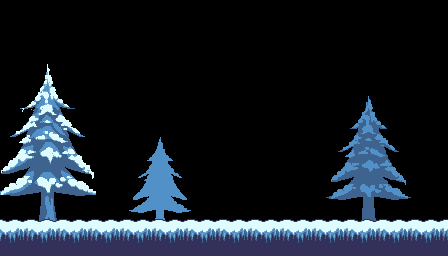

This is a level from a 2D game, rendered from its Tiled map with the project's own tilesets. A one-line summary and the complete map file follow:
An orthogonal 14x8 tile map with 32x32 px tiles, 3 tile layers (Trees, Block, Details) and 1 object.

<map version="1.0" orientation="orthogonal" renderorder="right-down" width="14" height="8" tilewidth="32" tileheight="32" nextobjectid="6">
 <tileset firstgid="1" name="tile" tilewidth="32" tileheight="32" tilecount="45" columns="9">
  <image source="../imgs/tilesets/Tileset.png" width="288" height="160" />
 </tileset>
 <layer name="Trees" width="14" height="8">
  <data encoding="csv">
0,0,0,0,0,0,0,0,0,0,0,0,0,0,
0,0,0,0,0,0,0,0,0,0,0,0,0,0,
2,3,4,0,0,0,0,0,0,0,0,6,7,0,
11,12,13,0,0,0,0,0,0,0,14,15,16,0,
20,21,22,0,26,27,0,0,0,0,23,24,25,0,
29,30,31,0,35,36,0,0,0,0,32,33,34,0,
38,39,40,0,44,45,0,0,0,0,41,42,43,0,
0,0,0,0,0,0,0,0,0,0,0,0,0,0
</data>
 </layer>
 <layer name="Block" width="14" height="8">
  <data encoding="csv">
0,0,0,0,0,0,0,0,0,0,0,0,0,0,
0,0,0,0,0,0,0,0,0,0,0,0,0,0,
0,0,0,0,0,0,0,0,0,0,0,0,0,0,
0,0,0,0,0,0,0,0,0,0,0,0,0,0,
0,0,0,0,0,0,0,0,0,0,0,0,0,0,
0,0,0,0,0,0,0,0,0,0,0,0,0,0,
0,0,0,0,0,0,0,0,0,0,0,0,0,0,
10,10,10,10,10,10,10,10,10,10,10,10,10,10
</data>
 </layer>
 <layer name="Details" width="14" height="8">
  <data encoding="csv">
0,0,0,0,0,0,0,0,0,0,0,0,0,0,
0,0,0,0,0,0,0,0,0,0,0,0,0,0,
0,0,0,0,0,0,0,0,0,0,0,0,0,0,
0,0,0,0,0,0,0,0,0,0,0,0,0,0,
0,0,0,0,0,0,0,0,0,0,0,0,0,0,
0,0,0,0,0,0,0,0,0,0,0,0,0,0,
1,1,1,1,1,1,1,1,1,1,1,1,1,1,
0,0,0,0,0,0,0,0,0,0,0,0,0,0
</data>
 </layer>
 <objectgroup name="Player Spawn">
  <object id="4" gid="5" x="96" y="224" width="32" height="32" />
 </objectgroup>
</map>
